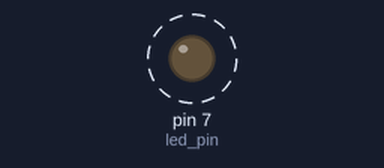
This sketch was run on a simulated Arduino Uno, built with avr-gcc and run on an emulated ATmega328P. Parts: output pins drawn as LEDs (lit = HIGH). Dashed ring = blinking.

Above: at 0.5 s.
Timing chart, 0 to 4.6 s (numbered marks = the images above):
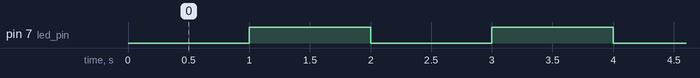

The sketch:

timer-01.ino
```cpp
/*
 * Solução para utilizar millis()
 * tratando o problema de overflow
 */
int led_pin = 7;
int ledState = LOW;
unsigned long prevMillis = 0;
unsigned long maxMillis = 4294967295;
const long interval = 1000;

void setup() {
  Serial.begin(9600);
  pinMode(led_pin, OUTPUT);
}

void loop() {
  unsigned long currMillis = millis();
  if (prevMillis > currMillis) { // Verifica se ocorreu overflow
    prevMillis = maxMillis - prevMillis; // Diferença entre prevMillis e overflow
    blink(currMillis);
  } else {
    blink(currMillis);
  }
}

void blink(unsigned long currMillis) {
  if (currMillis - prevMillis >= interval) {
    prevMillis = currMillis;
    ledState = !ledState;
    digitalWrite(led_pin, ledState);
  }
}
```

Measured:
- by itself, pin 7 (led_pin): alternates HIGH for 1.0 s and LOW for 1.0 s
